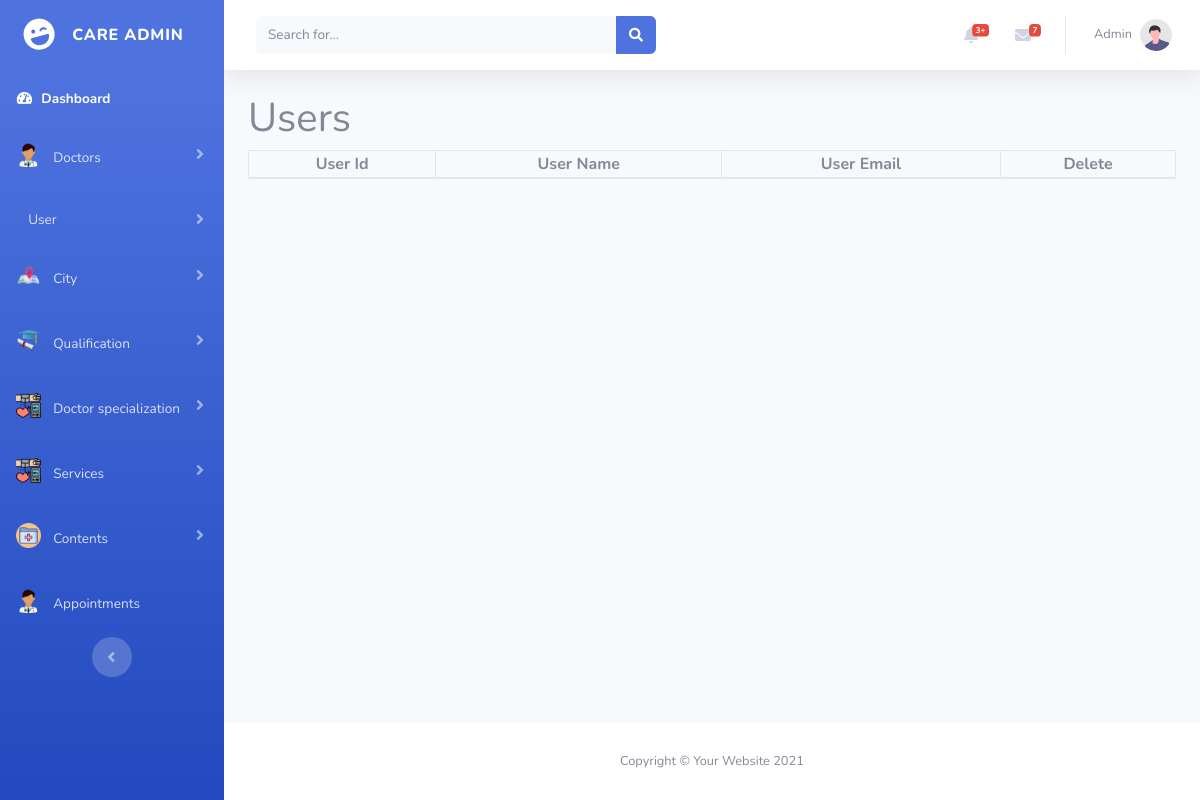
Before: /admin/view_users.php (signed in) with the older database file.
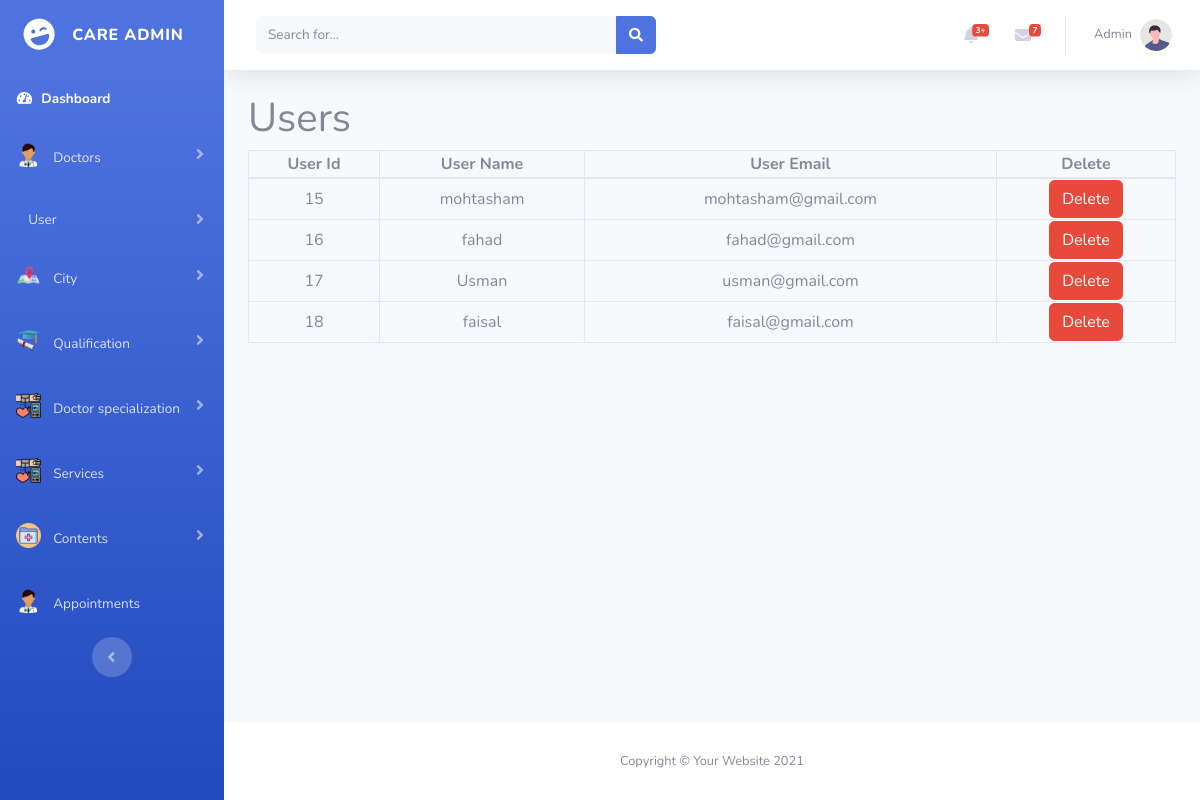
After: the same page with the newer database file.
### tables this page shows
CREATE TABLE `users` (
  `user_id` int(11) NOT NULL,
  `user_name` varchar(1001) NOT NULL,
  `user_email` varchar(100) NOT NULL,
  `user_password` varchar(100) NOT NULL,
  `user_profile` varchar(500) NOT NULL,
  `status` int(11) NOT NULL
);

### admin/view_users.php (the view, shortened to what this page needs)
<?php
include("connection.php");
$select_users_query = "SELECT * FROM `users` where status = 0";
$run_select_users_query = mysqli_query($connection, $select_users_query);
?>
<!DOCTYPE html>
<html lang="en">
<head>
    <link href="vendor/fontawesome-free/css/all.min.css" rel="stylesheet" type="text/css">
    <link href="https://cdn.jsdelivr.net/npm/bootstrap@5.0.2/dist/css/bootstrap.min.css" rel="stylesheet"
>
    <link href="css/sb-admin-2.min.css" rel="stylesheet">
</head>
<body id="page-top">
    <div id="wrapper">
        <?php include 'sidebar.php';?>
        <div id="content-wrapper" class="d-flex flex-column">
            <div id="content">
                <?php include 'topbar.php';?>
                <div class="container">
                        <h1>Users</h1>
                        <table class="table-bordered w-100 text-center">
                            <thead>
                                <th>User Id</th>
                                <th>User Name</th>
                                <th>User Email</th>
                                <th>Delete</th>
                            </thead>
                            <tbody>
                                <?php while($row = mysqli_fetch_array($run_select_users_query)){?>
                              <tr>
                                        <td><?php echo $row['user_id']; ?></td>
                                        <td><?php echo $row['user_name']; ?></td>
                                        <td><?php echo $row['user_email']; ?></td>
                                        <td><a href="deleteuser.php?id=<?php echo $row['user_id']; ?>" class="btn btn-danger">Delete</a></td>
                              </tr>
                                <?php } ?>
                            </tbody>
                        </table>
                </div>
            </div>
            <?php include 'footer.php' ?>
        </div>
    </div>
</body>
</html>

Changed rows visible on the page:
added users: user_id "15", user_name "mohtasham", user_email "mohtasham@gmail.com"
added users: user_id "16", user_name "fahad", user_email "fahad@gmail.com"
added users: user_id "17", user_name "Usman", user_email "usman@gmail.com"
added users: user_id "18", user_name "faisal", user_email "faisal@gmail.com"
